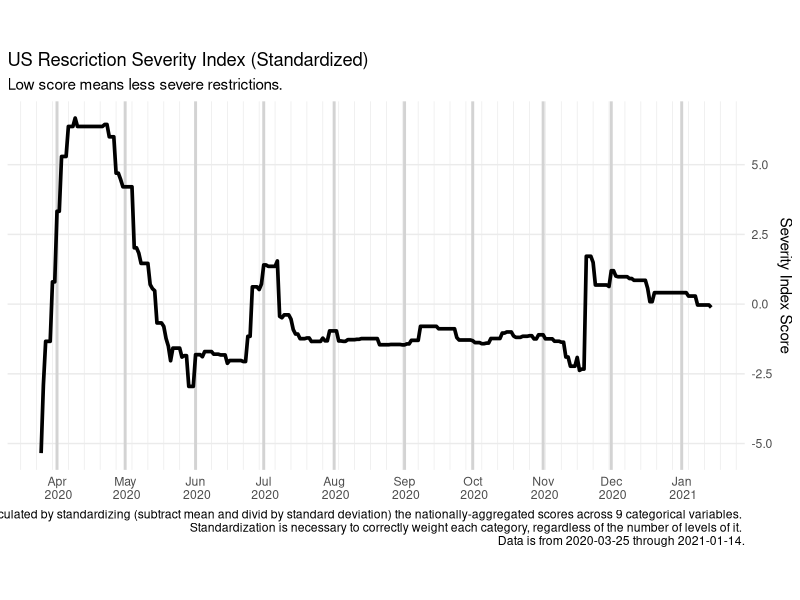

Reproduce this figure in R. (Note: this script raises an error after producing the figure.)
# 035_plot_std_series.R
# Michael Boerman January 2021

# output: standardized_categorical_aggregate.png 


# ---- Setup ------------------------------------------------------------------#

library(readr)
library(dplyr)
library(tidyr)
library(ggplot2)
library(here)

# un-comment and source the previous file if you are not going through sequentially.
# source(here("Code/021_make_factor_levels.R"))

# ---- Load Previous Data -----------------------------------------------------#
# From 021_make_factor_levels:

summary_df <- read_csv(here("Intermediate_Data/summary_df.csv"))

# ---- STANDARDIZE THE SCORES -------------------------------------------------#

# Standardize them by subtracting mean and dividing by std dev.
standardized_scores <- summary_df %>%
  group_by(Category) %>%
  summarise(
    Date = Date,
    standardized_score = (sums - mean(sums, na.rm = T)) / sd(sums, na.rm = T)
  ) %>%
  ungroup() %>%
  group_by(Date) %>%
  summarize(composite_std_score = sum(standardized_score, na.rm = T)) %>%
  ungroup() %>%
  identity()

# Plot
standardized_scores %>%
  ggplot(aes(x = Date, y = composite_std_score)) +
  geom_line(size = 1.25) +
  theme_minimal() +
  theme(
    panel.grid.major.x = element_line(size = 1, colour = "lightgrey"),
    panel.grid.minor.y = element_blank(),
    axis.title.x = element_blank(),
    aspect.ratio = .5
  ) +
  scale_y_continuous(position = "right") +
  scale_x_date(
    date_minor_breaks = "1 week",
    date_breaks = "1 month",
    date_labels = " %b \n %Y"
  ) +
  ggtitle(
    label = "US Rescriction Severity Index (Standardized)",
    subtitle = "Low score means less severe restrictions."
  ) +
  labs(caption = paste0("Standardized severity is calculated by standardizing (subtract mean and divid by standard deviation) the nationally-aggregated scores across 9 categorical variables. \n Standardization is necessary to correctly weight each category, regardless of the number of levels of it. \n Data is from ", min(standardized_scores$Date), " through ", max(standardized_scores$Date), ".")) +
  ylab("Severity Index Score") +
  ggsave(here("Results/plots/standardized_categorical_aggregate.png"), width = 12, height = 6)
